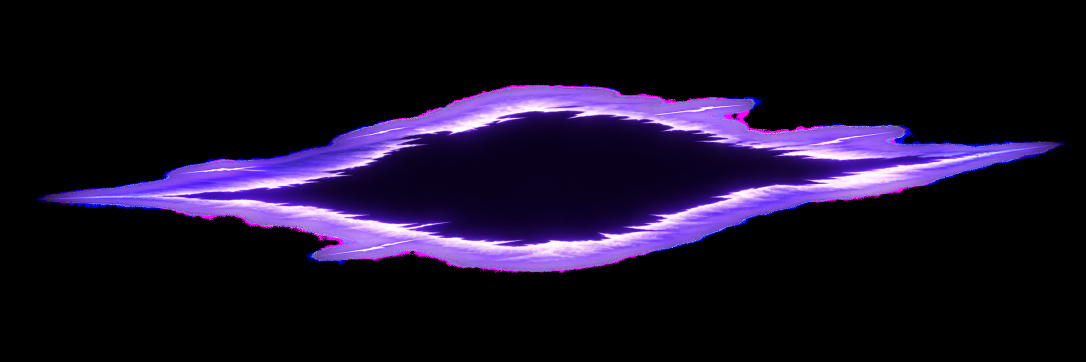
#> input picture data/source/brand/rift-master.png, 2172 x 724 px (shown at 1/2 size)
$ python -i render_electro_rift_climax.py   (imports and definitions only)
#> lines starting #> are read from the running program, lines starting #| are printed output that depends on the picture
### scripts/animation_assets.py
"""Export and validate approved RGBA animation assets."""
from pathlib import Path
import hashlib,json
import numpy as np
from PIL import Image,ImageDraw,ImageFilter
ROOT=Path(__file__).resolve().parents[1]
OUT=ROOT/'artifacts'
SIZE=512
COUNT=48
FPS=24
AA=3
IVORY=(255,245,220)

def blank():
    return Image.new('RGBA',(SIZE*AA,SIZE*AA))


# [20 lines left out: functions line, star, finish, not called in this run]


def timings():
    # PNG/WebP use ms; distribute rounding so the cycle is exactly 2000 ms.
    return [round((i+1)*1000/FPS)-round(i*1000/FPS) for i in range(COUNT)]


# [81 lines left out: functions export, validate, not called in this run]

### scripts/render_electro_rift_climax.py
"""Slower unstable Electro rift: mesh distortion, growing cracks, and timed climax."""
from pathlib import Path
import hashlib
import json
import math
import shutil
import zipfile

import cv2
import numpy as np
from PIL import Image,ImageDraw,ImageFilter,ImageFont
from scripts import animation_assets as package

ROOT=Path(__file__).resolve().parents[1]
OUT=ROOT/'artifacts/HexenMap_Electro_Rift_Spin'
REF=ROOT/'data/source/brand'
FPS=24
COUNT=120
DURATION=5.0
SIZE=512
Y,X=np.mgrid[:SIZE,:SIZE].astype(np.float32)


def array_smooth(a,b,t):
    value=np.clip((t-a)/(b-a),0,1)
    return value*value*(3-2*value)


# [4 lines left out: function fade, not called in this run]


def ease(a,b,t):
    v=float(np.clip((t-a)/(b-a),0,1))
    return v*v*(3-2*v)


def envelope(start,end,t,rise=.22):
    return ease(start,start+(end-start)*rise,t)*(1-ease(end-(end-start)*.35,end,t))


# [68 lines left out: functions aperture, prepare, remap_rift, slash, not called in this run]


# Timed, fixed-seed discharge events. Each crack grows, bends and dies; none is
# regenerated randomly per frame or stays frozen for the full open-eye phase.
CRACKS=[
 (.85,1.40,-.60,-1,23), (1.22,1.80,.54,1,28), (1.66,2.22,-.23,1,33),
 (2.08,2.68,.18,-1,55), (2.18,2.88,-.63,-1,48), (2.35,3.04,.57,1,53),
 (2.77,3.43,-.39,1,41), (3.13,3.79,.46,-1,44), (3.49,4.10,-.69,1,35),
 (3.89,4.47,.10,-1,43), (4.22,4.83,.59,1,29),
]


# [93 lines left out: functions edge_y, electricity, inner_energy, render, not called in this run]


def preview(frames):
    font=ImageFont.truetype('C:/Windows/Fonts/segoeui.ttf',18)
    durations=package.timings()
    for label,color in [('dark','#100b19'),('light','#eae7ef')]:
        sequence=[]
        for frame in frames:
            bg=Image.new('RGBA',(512,512),color);bg.alpha_composite(frame);sequence.append(bg.convert('RGB'))
        sequence[0].save(OUT/'preview'/f'electro_climax_{label}.webp',save_all=True,append_images=sequence[1:],duration=durations,loop=0,lossless=True)
    sequence=[]
    for i,frame in enumerate(frames):
        bg=Image.new('RGBA',(920,420),'#100b19');d=ImageDraw.Draw(bg)
        for size,x,y,label in [(384,4,0,'Ampliado'),(192,470,100,'192 px'),(76,758,155,'76 px')]:
            bg.alpha_composite(frame.resize((size,size),Image.Resampling.LANCZOS),(x,y));d.text((x+size/2,384),label,font=font,fill='#e5dafa',anchor='mt')
        sequence.append(bg.convert('RGB'))
    sequence[0].save(OUT/'preview/electro_climax_sizes.webp',save_all=True,append_images=sequence[1:],duration=durations,loop=0,lossless=True)
    film=Image.new('RGBA',(2048,584),'#100b19');d=ImageDraw.Draw(film)
    for column,(sec,label) in enumerate([(1.12,'1 · Corte suspenso'),(2.10,'2 · Pressão / rasgo'),(2.63,'3 · Ruptura'),(3.36,'4 · Olho instável')]):
        film.alpha_composite(frames[round(sec*24)],(column*512,0));d.text((column*512+256,540),label,font=font,fill='#e5dafa',anchor='mt')
    film.save(OUT/'preview/electro_climax_sequence.png')


# The renderer is shared by the approved spinning-emblem export.

>>> import cv2
>>> picture = cv2.imread('../data/source/brand/rift-master.png', cv2.IMREAD_GRAYSCALE)
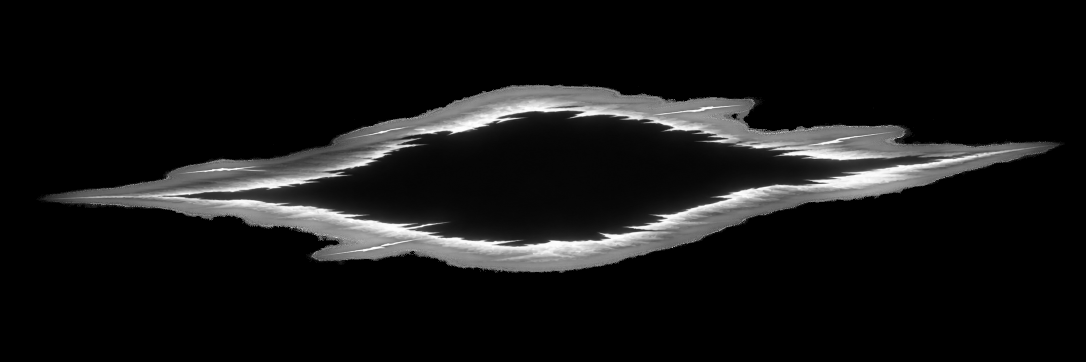
#> picture: shape (724, 2172) (shown at 1/2 size); min 0, max 255, mean 20.2
#> after the loop in preview, `for label,color in [('dark','#100b19'),('light','#eae7ef')]:`:
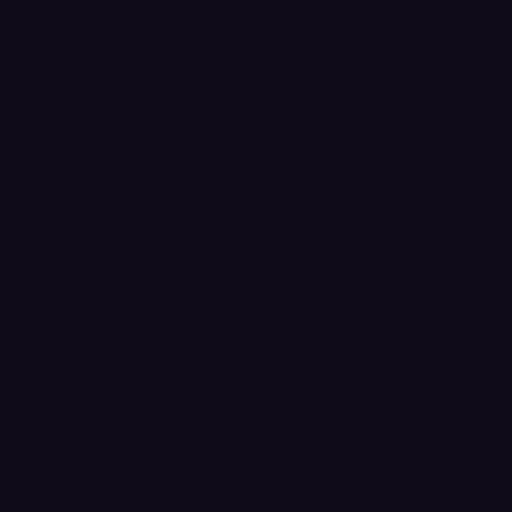
#> bg: PIL image 512x512 RGBA; mean R, G, B, A 16, 11, 25, 255
#> (the run stopped early here; a loop or call above may not have finished)
